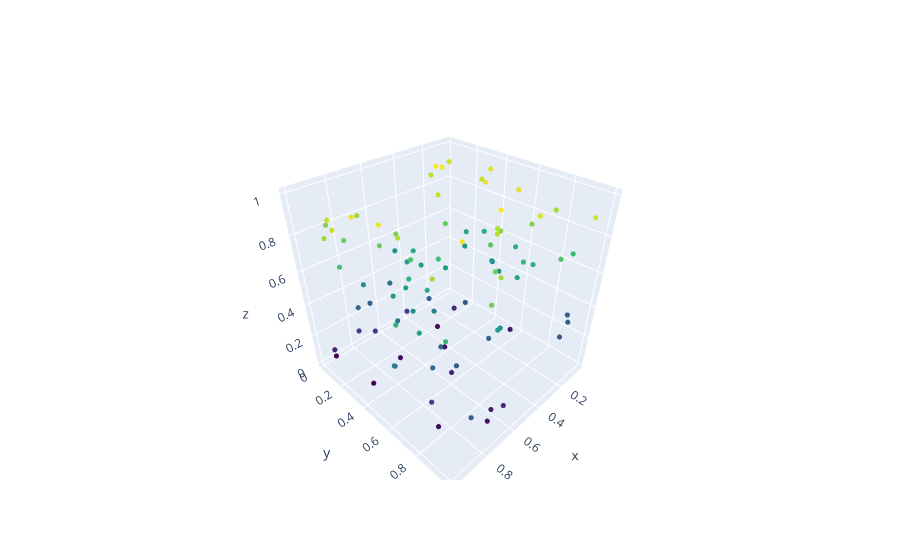

Write notebook code for a chart like this one.
### Code cell
import open3d as o3d
import numpy as np
import plotly.graph_objects as go

# Create a sample point cloud
def create_point_cloud():
    pcd = o3d.geometry.PointCloud()
    points = np.random.rand(100, 3)  # 100 random points in 3D space
    pcd.points = o3d.utility.Vector3dVector(points)
    return pcd

# Convert Open3D point cloud to a Plotly figure
def o3d_to_plotly(pcd):
    xyz = np.asarray(pcd.points)
    scatter = go.Scatter3d(
        x=xyz[:, 0], y=xyz[:, 1], z=xyz[:, 2],
        mode='markers',
        marker=dict(size=3, color=xyz[:, 2], colorscale='Viridis')
    )
    fig = go.Figure(data=[scatter])
    return fig

# Initialize first figure
pcd = create_point_cloud()
fig = o3d_to_plotly(pcd)
fig.show()

# Update the existing figure with new data
def update_plotly_figure(fig, new_pcd):
    new_xyz = np.asarray(new_pcd.points)
    fig.data[0].x = new_xyz[:, 0]
    fig.data[0].y = new_xyz[:, 1]
    fig.data[0].z = new_xyz[:, 2]
    fig.data[0].marker.color = new_xyz[:, 2]  # Update color
    # fig.show()  # Re-render the figure

# Example: Update the figure with new random points
time.sleep(2)
new_pcd = create_point_cloud()  # Generate new point cloud
update_plotly_figure(fig, new_pcd)
